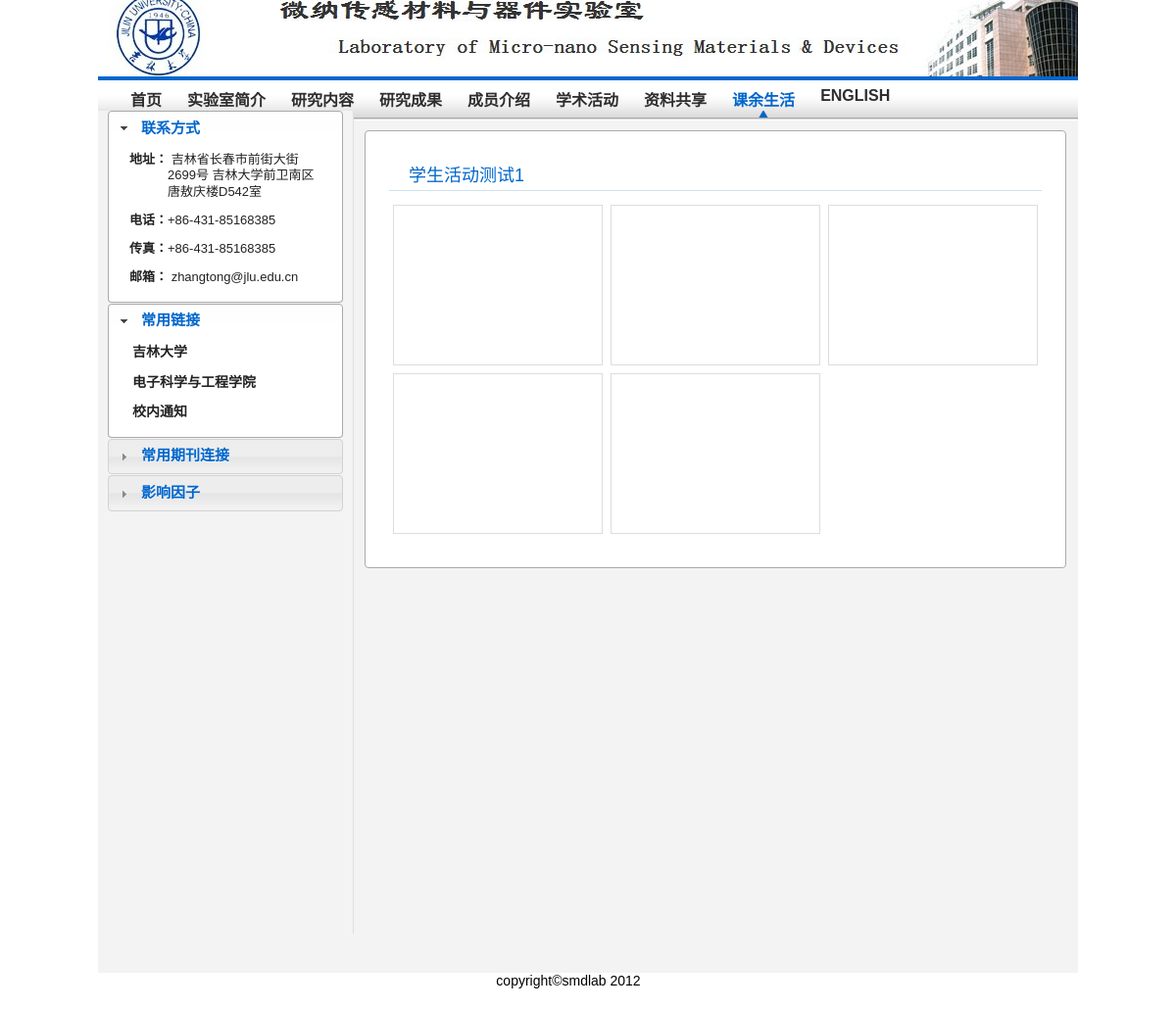
The page /activity_album.php?id=102 on the database its author committed.
### tables this page shows
CREATE TABLE `contact` (
  `c_id` int(11) NOT NULL auto_increment,
  `c_address` varchar(100) default NULL,
  `c_tel` varchar(50) default NULL,
  `c_fax` varchar(50) default NULL,
  `c_email` varchar(50) default NULL,
  PRIMARY KEY  (`c_id`)
);

CREATE TABLE `link` (
  `l_id` int(11) NOT NULL auto_increment,
  `l_name` varchar(100) NOT NULL default '',
  `l_mark` tinyint(1) NOT NULL default '0',
  `l_content` varchar(100) NOT NULL default '',
  PRIMARY KEY  (`l_id`)
);

CREATE TABLE `activity` (
  `ac_id` int(11) NOT NULL auto_increment,
  `ac_name` varchar(100) NOT NULL default '',
  `ac_content` text,
  `ac_date` date NOT NULL default '0000-00-00',
  `ac_pic_cover_path` varchar(100) NOT NULL default '',
  PRIMARY KEY  (`ac_id`),
  UNIQUE KEY `ac_name` (`ac_name`)
);

### activity_album.php (the view, shortened to what this page needs)
<!DOCTYPE html PUBLIC "-//W3C//DTD XHTML 1.0 Transitional//EN" "http://www.w3.org/TR/xhtml1/DTD/xhtml1-transitional.dtd">
<html xmlns="http://www.w3.org/1999/xhtml">
<head>
<?php include("./include/media/css.php");?>
<link rel="stylesheet" type="text/css" href="./media/css/activity_album.css" />
<link rel="stylesheet" type="text/css" href="./media/third_party/fancybox/jquery.fancybox-1.3.4.css" media="screen" />
</head>
<body>
<div id="wrapper">
<?php include("./include/header.php");?>
<div id="content">
    <div id="sidebar">
	    <?php include("./include/sidebar_photos.php");?>
	</div>
	<div id="main">
	    <div id="area">
		<?php
		    $id=$_GET['id'];
			$result = mysql_query("select ac_name from activity where ac_id=$id");
			if($row = mysql_fetch_array($result)){
		?>
		    <h3><?php echo $row['ac_name'];?></h3>
		<?php
            }
		    $result = mysql_query("select * from acti_pic where ac_no='$id'");
		    while($row = mysql_fetch_array($result)){
	    ?>
            <div class="item">
		        <a rel="example_group" href="<?php echo "../background".substr($row[pi_path],2)?>" title="<?php echo $row['pi_intro']; ?>">
				</a>
            </div>
		<?php }?>
		</div>
	</div>
</div>
<?php include("./include/footer.php");?>
</div>
</body>
</html>

### include/sidebar_photos.php (shortened to what this page needs)
<?php
$result = mysql_query("SELECT * FROM contact where C_id=1");
$row = mysql_fetch_array($result);
?>
<div id="sidebar_nav_1" class="sidebar_nav">
	<h3><a href="#">联系方式</a></h3>
	<div>
		<ul>
		    <li><strong>地址：</strong><?php echo $row[1] ?> </li>
			<li><strong>电话：</strong><?php echo $row[2] ?> </li>
			<li><strong>传真：</strong><?php echo $row[3] ?> </li>
			<li><strong>邮箱：</strong><?php echo $row[4] ?> </li>
		</ul>
	</div>
</div>
<div id="sidebar_nav_4" class="sidebar_nav bold_a">
	<h3><a href="#">常用链接</a></h3>
	<div>
		<ul>
		<?php
		    $result = mysql_query("SELECT * FROM link where l_mark=1");
			while($row = mysql_fetch_array($result)){
		?>
		    <li><a href="<?php echo $row['l_content']?>" target="_blank" ><?php echo $row['l_name']?></a></li>
		<?php
		    }
		?>
		</ul>
	</div>
</div>
<div id="sidebar_nav_2" class="sidebar_nav">
	<h3><a href="#">常用期刊连接</a></h3>
</div>
<div id="sidebar_nav_3" class="sidebar_nav bold_a">
	<h3><a href="#">影响因子</a></h3>
</div>

### media/css/common/layout.css (style rules this page uses)
#content { position: relative; min-height: 870px; }
#sidebar { min-height: 830px; _height: 860px; width: 240px; padding: 0 10px 10px 10px; margin: 10px 0 0 0; }
#sidebar .sidebar_nav { width: 240px; margin: auto; }
#sidebar .sidebar_nav ul { padding: 0; margin: 0 0 10px; }
#sidebar .sidebar_nav ul li { padding: 0; }
#sidebar .sidebar_nav ul li a { display: block; padding: 5px 18px 5px 24px; }
#sidebar .sidebar_nav div { padding: 0; }
#sidebar #sidebar_nav_1 ul li { padding: 5px 18px 5px 60px; }
#main { position: absolute; left: 260px; top: 0px; min-height: 840px; width: 740px; }
#main #area { margin: 10px auto 0px; padding: 0px 0 0px; width: 95%; border-radius: 4px; }

### media/css/common/color.css (style rules this page uses)
#content { border-top:1px #fff solid; background: #F3F3F3; }
#sidebar { background: #F3F3F3; border-right: 1px solid #DFDFDF; }
#sidebar .sidebar_nav ul li { border-top: 1px solid #fff; border-bottom: 1px solid #fff; }
#main #area { border: 1px solid #aaa; background: #fff; }

### media/css/common/component.css (style rules this page uses)
#area .item { margin: 24px auto 0; width: 90%; }
#area h3 { padding: 0 0 4px 20px; letter-spacing: 0px; border-bottom: 1px solid #CEE1EE; text-align: left; margin: 20px auto 5px; font: normal 18px arial,sans-serif; color: #06c; }

### media/css/activity_album.css (style rules this page uses)
#area h3 { padding: 0 0 4px 20px; letter-spacing: 0px; border-bottom: 1px solid #CEE1EE; text-align: left; margin: 20px auto 10px; font: normal 18px 微软雅黑,arial,sans-serif; color: #06c; }
#main #area .item { margin: 4px; float: left; width: 200px; padding: 6px; border: 1px solid #ddd; }
#main #area .item a { display: block; width: 200px; height: 150px; overflow: hidden; }

### rows shown on the page
contact: c_address "吉林省长春市前街大街2699号 吉林大学前卫南区唐敖庆楼D542室", c_tel "+86-431-85168385", c_fax "+86-431-85168385", c_email "zhangtong@jlu.edu.cn"
link: l_name "吉林大学"
link: l_name "电子科学与工程学院"
link: l_name "校内通知"
activity: ac_name "学生活动测试1"
